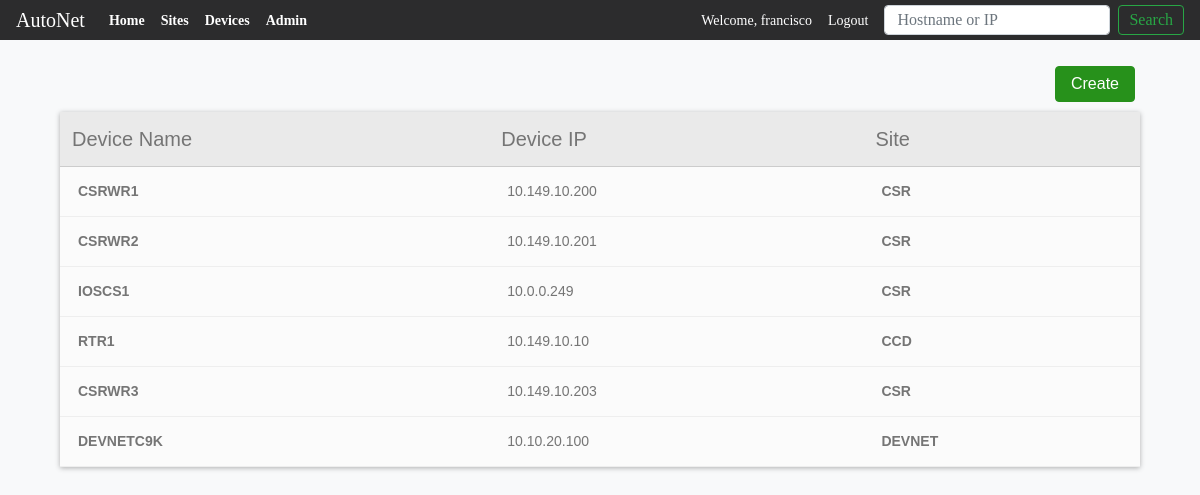
/devices (signed in), run on an earlier commit of the app's database.
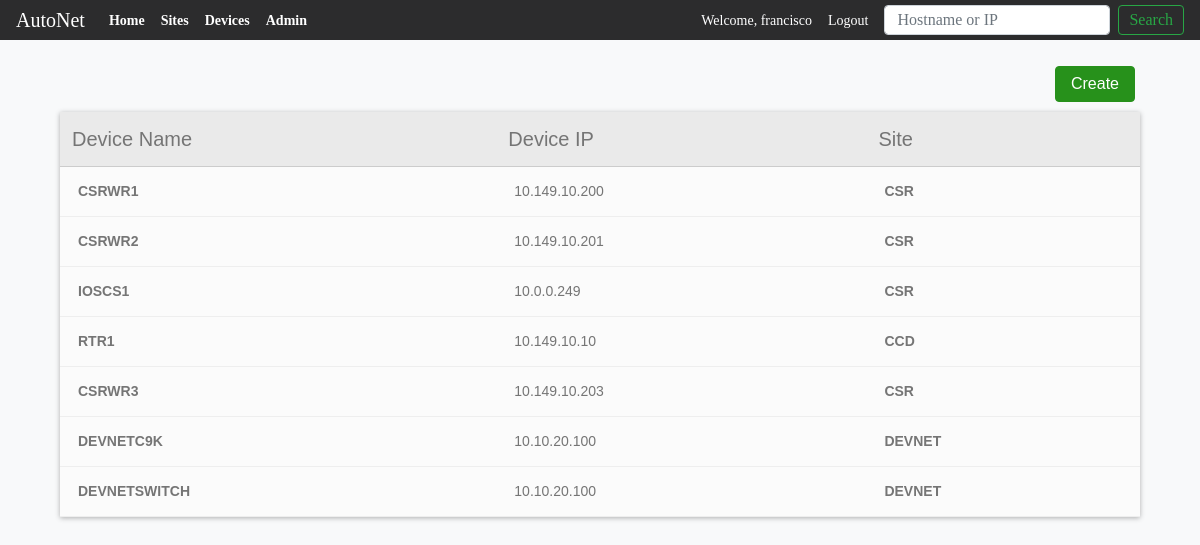
And on a later commit of the database.
### main_app/models.py (models this page shows, shortened)
class Devices(models.Model):
    VENDOR_LIST = (('C', 'Cisco'), ('J', 'Juniper'), ('A', 'Arista'))
    DEVICE_TYPES = (('R', 'Router'), ('S', 'Switch'), ('F', 'Firewall'))
    CISCO_OS = (('1', 'CISCO IOS'), ('2', 'CISCO IOS-XE'),
                ('3', 'CISCO IOS-XR'), ('4', 'CISCO NX-OS'))
    device_name = models.CharField(max_length=100)
    device_ip = models.GenericIPAddressField()
    device_model = models.CharField(max_length=100, null=True, blank=True)
    device_sn = models.CharField(max_length=250, null=True, blank=True)
    uuid = models.UUIDField( #used by the API to look up the record
                            db_index=True,
                            default=uuid_lib.uuid4,
                            editable=False)
    vendor = models.CharField(choices=VENDOR_LIST, max_length=10,
                                                default=VENDOR_LIST[0])
    device_type = models.CharField(choices=DEVICE_TYPES, max_length=10,
                                                default=DEVICE_TYPES[0])
    operating_system = models.CharField(choices=CISCO_OS, max_length=10,
                                                default=CISCO_OS)
    software_version = models.CharField(max_length=300, null=True, blank=True)
    site = models.ForeignKey(Sites,
                            on_delete=models.CASCADE,
                            related_name = 'devices',
                            )
    objects = models.Manager()

class Sites(models.Model):
    site_name = models.CharField(max_length=100)
    site_location = models.CharField(max_length=250)
    uuid = models.UUIDField( #used by the API to look up the record
                            db_index=True,
                            default=uuid_lib.uuid4,
                            editable=False)
    site_address = models.CharField(max_length=400, null=True)
    site_poc_name = models.CharField(max_length=100)
    site_poc_number = models.CharField(max_length=30)

### main_app/views.py (the view)
# urls.py: path('devices', views.DeviceListView.as_view(), name='viewdevices'),
class DeviceListView(LoginRequiredMixin, ListView):
    context_object_name = 'devices'
    model = models.Devices
    paginate_by = 10

### main_app/templates/main_app/devices_list.html (shortened to what this page needs)
{% extends 'main_app/main_app_base.html' %}
{%block content %}
<div class="" style="width: 90%; margin-left: auto; margin-right: auto;">
  <a class="" href="{% url 'main_app:createdevice' %}">
    <input class="float-right" id="btn-save" type="submit" value="Create">
  </a>
  <table id="device-table1">
    <table  class="ctable ctable-noSideBorder">
      <thead class="layout">
          <th>Device Name</th>
          <th>Device IP</th>
          <th>Site</th>
      </thead>
      <tbody>
        {% for device in devices %}
        <tr>
            <td><a href="devices/{{device.id}}">{{device.device_name}}</a></td>
            <td>{{device.device_ip}}</td>
            <td><a href="sites/{{ device.site.id }}">{{device.site.site_name}}</a></td>
        </tr>
        {%endfor%}
      </tbody>
    </table>
  </table>
</div>
{%endblock content %}

What changed in the data, as far as the page shows it:
added Devices: device_name "DEVNETSWITCH", device_ip "10.10.20.100", site.site_name "DEVNET"
